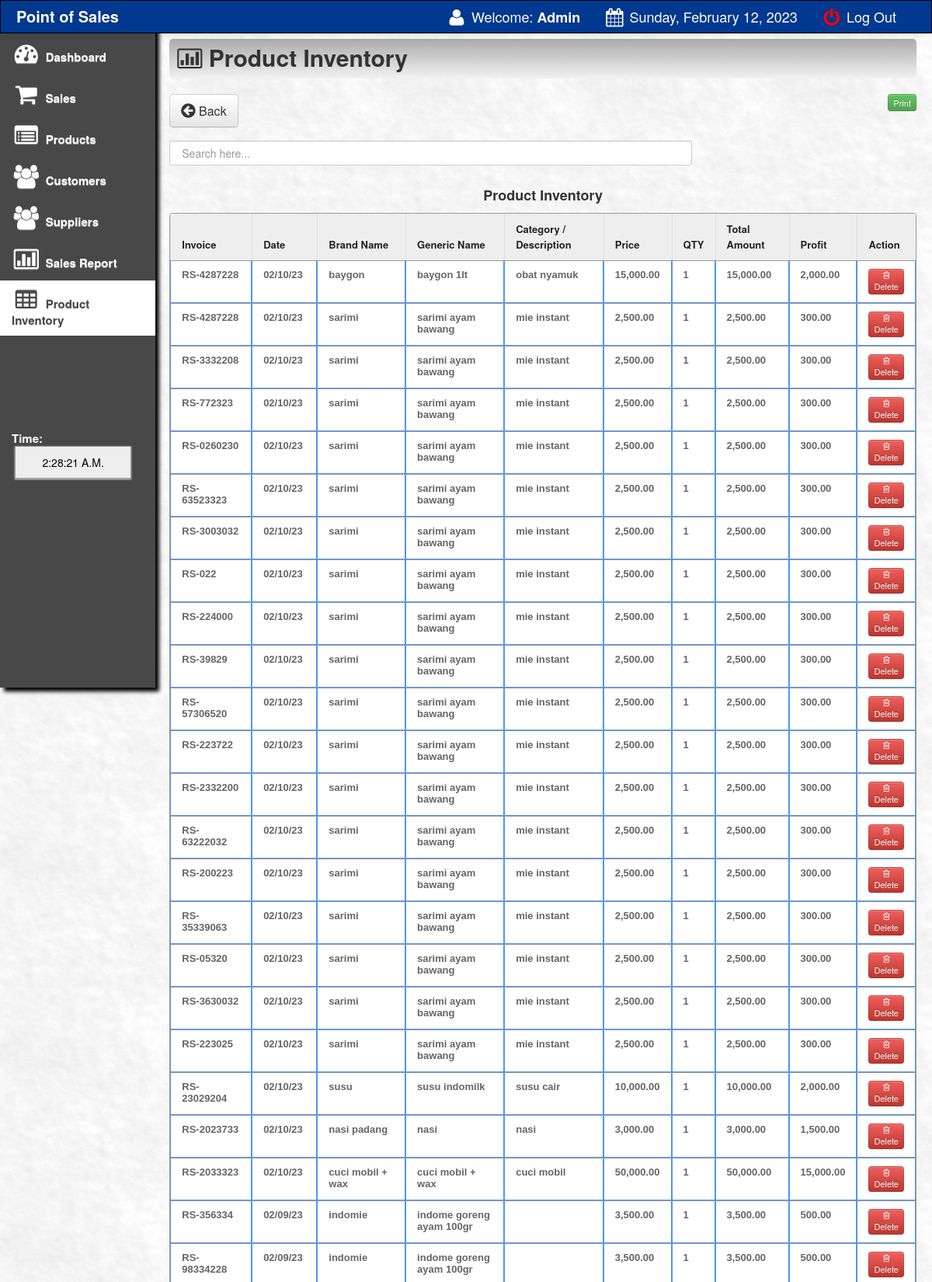
The page /main/sales_inventory.php (signed in, upper part) on the database its author committed.
### tables this page shows
CREATE TABLE `sales_order` (
  `transaction_id` int(11) NOT NULL,
  `invoice` varchar(100) NOT NULL,
  `product` varchar(100) NOT NULL,
  `qty` varchar(100) NOT NULL,
  `amount` varchar(100) NOT NULL,
  `profit` varchar(100) NOT NULL,
  `product_code` varchar(150) NOT NULL,
  `gen_name` varchar(200) NOT NULL,
  `name` varchar(200) NOT NULL,
  `price` varchar(100) NOT NULL,
  `discount` varchar(100) NOT NULL,
  `date` varchar(500) NOT NULL
);

### main/sales_inventory.php (the view, shortened to what this page needs)
<html>
<head>
 <link href="css/bootstrap.css" rel="stylesheet">
    <link rel="stylesheet" type="text/css" href="css/DT_bootstrap.css">
  <link rel="stylesheet" href="css/font-awesome.min.css">
    <link href="css/bootstrap-responsive.css" rel="stylesheet">
<link href="../style.css" media="screen" rel="stylesheet" type="text/css" />
<link href="src/facebox.css" media="screen" rel="stylesheet" type="text/css" />
<link rel="stylesheet" type="text/css" href="tcal.css" />
</head>
<?php
function createRandomPassword() {
	$chars = "003232303232023232023456789";
	$i = 0;
	$pass = '' ;
	while ($i <= 7) {
		$num = rand() % 33;
		$tmp = substr($chars, $num, 1);
		$pass = $pass . $tmp;
		$i++;
	}
	return $pass;
}
$finalcode='RS-'.createRandomPassword();
?>
<body>
<?php include('navfixed.php');?>
<div class="container-fluid">
      <div class="row-fluid">
	<div class="span2">
          <div class="well sidebar-nav">
              <ul class="nav nav-list">
              <li><a href="index.php"><i class="icon-dashboard icon-2x"></i> Dashboard </a></li>
			<li><a href="sales.php?id=cash&invoice=<?php echo $finalcode ?>"><i class="icon-shopping-cart icon-2x"></i> Sales</a>  </li>
			<li><a href="products.php"><i class="icon-list-alt icon-2x"></i> Products</a>                                     </li>
			<li><a href="customer.php"><i class="icon-group icon-2x"></i> Customers</a>                                    </li>
			<li><a href="supplier.php"><i class="icon-group icon-2x"></i> Suppliers</a>                                    </li>
			<li><a href="salesreport.php?d1=0&d2=0"><i class="icon-bar-chart icon-2x"></i> Sales Report</a>                </li>
			<li class="active"><a href="sales_inventory.php"><i class="icon-table icon-2x"></i> Product Inventory</a>                </li>
			<br><br><br><br><br><br>
			<li>
			 <div class="hero-unit-clock">
			<form name="clock">
			<font color="white">Time: <br></font>&nbsp;<input style="width:150px;" type="submit" class="trans" name="face" value="">
			</form>
			  </div>
			</li>
				</ul>
          </div>
        </div>
	<div class="span10">
	<div class="contentheader">
			<i class="icon-bar-chart"></i> Product Inventory
			</div>
<br>
<a  href="index.php"><button class="btn btn-default btn-large" style="float: left;"><i class="icon icon-circle-arrow-left icon-large"></i> Back</button></a>
	<div style="float:right;">
<button  style="float:left;" class="btn btn-success btn-mini"><a href="javascript:Clickheretoprint()"> Print</button></a>
</div>
<br>
<br>
<br>
<input type="text" style="padding:15px;" name="filter" value="" id="filter" placeholder="Search here..." autocomplete="off" />
<div class="content" id="content">
<br><br><br>
<center><strong>Product Inventory</strong></center>
<table class="table table-bordered" id="resultTable" data-responsive="table" style="text-align: left;">
	<thead>
		<tr>
			<th width="12%"> Invoice </th>
			<th width="9%"> Date </th>
			<th width="14%"> Brand Name </th>
			<th width="16%"> Generic Name </th>
			<th width="15%"> Category / Description </th>
			<th > Price </th>
			<th> QTY </th>
			<th width="8%"> Total Amount </th>
			<th width="8%"> Profit </th>
			<th > Action </th>
		</tr>
	</thead>
	<tbody>
			<?php
			function formatMoney($number, $fractional=false) {
					if ($fractional) {
						$number = sprintf('%.2f', $number);
					}
					while (true) {
						$replaced = preg_replace('/(-?\d+)(\d\d\d)/', '$1,$2', $number);
						if ($replaced != $number) {
							$number = $replaced;
						} else {
							break;
						}
					}
					return $number;
				}
				include('../connect.php');
				$result = $db->prepare("SELECT * FROM sales_order ORDER BY transaction_id DESC");
				$result->execute();
				for($i=0; $row = $result->fetch(); $i++){
			?>
			<tr class="record">
			<td><?php echo $row['invoice']; ?></td>
			<td><?php echo $row['date']; ?></td>
			<td><?php echo $row['product_code']; ?></td>
			<td><?php echo $row['gen_name']; ?></td>
			<td><?php echo $row['name']; ?></td>
			<td><?php
			$price=$row['price'];
			echo formatMoney($price, true);
			?></td>
						<td><?php echo $row['qty']; ?></td>
			<td><?php
			$oprice=$row['amount'];
			echo formatMoney($oprice, true);
			?></td>
				<td><?php
			$pprice=$row['profit'];
			echo formatMoney($pprice, true);
			?></td>
			<td>
			<a href="deletesalesinventory.php?id=<?php echo $row['transaction_id']; ?>&qty=<?php echo $row['qty'];?>"><button class="btn btn-mini btn-danger"><i class="icon icon-trash"></i> Delete </button></a>
			</tr>
			<?php
				}
			?>
	</tbody>
</table>
</div>
</div>
</div>
</div>
</body>
<?php include('footer.php');?>
</html>

### style.css (style rules this page uses)
td a { color:darkblue; }
input { border: 1px solid #999; background: #EEEEEE; padding: 10px; box-shadow:0 1px 2px #ddd; -moz-box-shadow:0 1px 2px #ddd; -webkit-box-shadow:0 1px 2px #ddd; }
button a, a:hover { color:#fff; text-decoration:none; }
#filter { width: 70%; float:left; }
#resultTable { border-collapse: separate; background-color: #FFFFFF; border-spacing: 0; max-width: 100%; }
#resultTable { color: #666666; text-shadow: 0 1px 0 #FFFFFF; width: 100%; border: 1px solid #999999; box-shadow: 0 5px 5px -5px rgba(0, 0, 0, 0.3); margin-top: 13px; }
#resultTable thead tr th { background: none repeat scroll 0 0 #EEEEEE; color: #222222; padding: 10px 14px; text-align: left; border-top: 0 none; font-size: 13px; }
#resultTable tbody tr td { font: bold 13px 'Arial'; text-align: left; padding: 10px 14px; border-top: 1px solid #999999; }
#resultTable td { padding:7px; border:#4e95f4 1px solid; }
#resultTable tr { background: #fff; }

### main/sales_inventory.php (style rules this page uses)
body { padding-top: 60px; padding-bottom: 40px; }
.sidebar-nav { padding: 9px 0; }

### rows shown on the page
sales_order: invoice "RS-4287228", date "02/10/23", product_code "baygon", gen_name "baygon 1lt", name "obat nyamuk", price "15,000.00", qty "1", amount "15,000.00", profit "2,000.00"
sales_order: invoice "RS-4287228", date "02/10/23", product_code "sarimi", gen_name "sarimi ayam bawang", name "mie instant", price "2,500.00", qty "1", amount "2,500.00", profit "300.00"
sales_order: invoice "RS-3332208", date "02/10/23", product_code "sarimi", gen_name "sarimi ayam bawang", name "mie instant", price "2,500.00", qty "1", amount "2,500.00", profit "300.00"
sales_order: invoice "RS-772323", date "02/10/23", product_code "sarimi", gen_name "sarimi ayam bawang", name "mie instant", price "2,500.00", qty "1", amount "2,500.00", profit "300.00"
sales_order: invoice "RS-0260230", date "02/10/23", product_code "sarimi", gen_name "sarimi ayam bawang", name "mie instant", price "2,500.00", qty "1", amount "2,500.00", profit "300.00"
sales_order: invoice "RS-63523323", date "02/10/23", product_code "sarimi", gen_name "sarimi ayam bawang", name "mie instant", price "2,500.00", qty "1", amount "2,500.00", profit "300.00"
sales_order: invoice "RS-3003032", date "02/10/23", product_code "sarimi", gen_name "sarimi ayam bawang", name "mie instant", price "2,500.00", qty "1", amount "2,500.00", profit "300.00"
sales_order: invoice "RS-022", date "02/10/23", product_code "sarimi", gen_name "sarimi ayam bawang", name "mie instant", price "2,500.00", qty "1", amount "2,500.00", profit "300.00"
sales_order: invoice "RS-224000", date "02/10/23", product_code "sarimi", gen_name "sarimi ayam bawang", name "mie instant", price "2,500.00", qty "1", amount "2,500.00", profit "300.00"
sales_order: invoice "RS-39829", date "02/10/23", product_code "sarimi", gen_name "sarimi ayam bawang", name "mie instant", price "2,500.00", qty "1", amount "2,500.00", profit "300.00"
sales_order: invoice "RS-57306520", date "02/10/23", product_code "sarimi", gen_name "sarimi ayam bawang", name "mie instant", price "2,500.00", qty "1", amount "2,500.00", profit "300.00"
sales_order: invoice "RS-223722", date "02/10/23", product_code "sarimi", gen_name "sarimi ayam bawang", name "mie instant", price "2,500.00", qty "1", amount "2,500.00", profit "300.00"
sales_order: invoice "RS-2332200", date "02/10/23", product_code "sarimi", gen_name "sarimi ayam bawang", name "mie instant", price "2,500.00", qty "1", amount "2,500.00", profit "300.00"
sales_order: invoice "RS-63222032", date "02/10/23", product_code "sarimi", gen_name "sarimi ayam bawang", name "mie instant", price "2,500.00", qty "1", amount "2,500.00", profit "300.00"
sales_order: invoice "RS-200223", date "02/10/23", product_code "sarimi", gen_name "sarimi ayam bawang", name "mie instant", price "2,500.00", qty "1", amount "2,500.00", profit "300.00"
sales_order: invoice "RS-35339063", date "02/10/23", product_code "sarimi", gen_name "sarimi ayam bawang", name "mie instant", price "2,500.00", qty "1", amount "2,500.00", profit "300.00"
sales_order: invoice "RS-05320", date "02/10/23", product_code "sarimi", gen_name "sarimi ayam bawang", name "mie instant", price "2,500.00", qty "1", amount "2,500.00", profit "300.00"
sales_order: invoice "RS-3630032", date "02/10/23", product_code "sarimi", gen_name "sarimi ayam bawang", name "mie instant", price "2,500.00", qty "1", amount "2,500.00", profit "300.00"
sales_order: invoice "RS-223025", date "02/10/23", product_code "sarimi", gen_name "sarimi ayam bawang", name "mie instant", price "2,500.00", qty "1", amount "2,500.00", profit "300.00"
sales_order: invoice "RS-23029204", date "02/10/23", product_code "susu", gen_name "susu indomilk", name "susu cair", price "10,000.00", qty "1", amount "10,000.00", profit "2,000.00"
sales_order: invoice "RS-2023733", date "02/10/23", product_code "nasi padang", gen_name "nasi", name "nasi", price "3,000.00", qty "1", amount "3,000.00", profit "1,500.00"
sales_order: invoice "RS-2033323", date "02/10/23", product_code "cuci mobil + wax", gen_name "cuci mobil + wax", name "cuci mobil", price "50,000.00", qty "1", amount "50,000.00", profit "15,000.00"
sales_order: invoice "RS-356334", date "02/09/23", product_code "indomie", gen_name "indome goreng ayam 100gr", price "3,500.00", qty "1", amount "3,500.00", profit "500.00"
sales_order: invoice "RS-98334228", date "02/09/23", product_code "indomie", gen_name "indome goreng ayam 100gr", price "3,500.00", qty "1", amount "3,500.00", profit "500.00"

### other values the page prints
$_SESSION['SESS_FIRST_NAME'] "Admin"
$new "Sunday, February 12, 2023"
